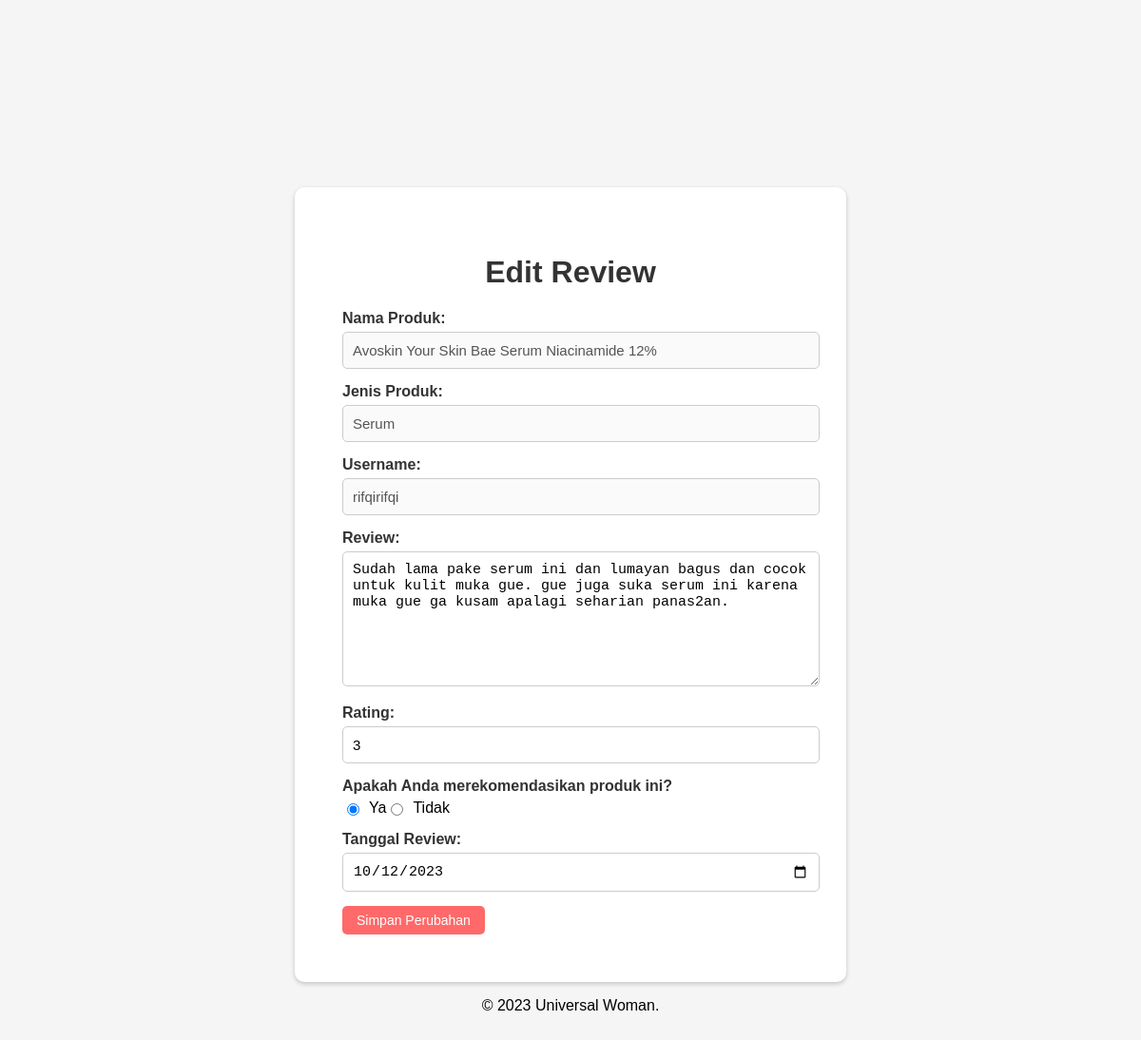
The app's page /edit_review.php?review_id=2 with its own data.
### tables this page shows
CREATE TABLE `review` (
  `review_id` int(11) NOT NULL,
  `review_deskripsi` text DEFAULT NULL,
  `review_rating` float DEFAULT NULL,
  `review_rekomendasi` enum('Ya','Tidak','','') NOT NULL,
  `review_tanggal` date NOT NULL,
  `produk_id` int(11) DEFAULT NULL,
  `user_nama` varchar(50) NOT NULL
);

CREATE TABLE `produk` (
  `produk_id` int(11) NOT NULL,
  `produk_nama` varchar(255) DEFAULT NULL,
  `produk_jenis` enum('Face Wash','Toner','Serum','Moisturizer','Sunscreen') DEFAULT NULL,
  `produk_deskripsi` text DEFAULT NULL,
  `produk_harga` int(10) DEFAULT NULL,
  `produk_foto` varchar(255) DEFAULT NULL,
  `user_nama` varchar(50) NOT NULL
);

CREATE TABLE `user` (
  `user_nama` varchar(50) NOT NULL,
  `user_pass` varchar(255) DEFAULT NULL,
  `user_namalengkap` varchar(100) DEFAULT NULL,
  `user_email` varchar(100) DEFAULT NULL
);

### edit_review.php (the view, shortened to what this page needs)
<?php
include 'config.php';
$review_id = $_GET['review_id'];
$query = $config->prepare("SELECT produk.produk_nama, produk.produk_jenis, user.user_nama, review.review_deskripsi, review.review_rating,
review.review_rekomendasi, review.review_tanggal FROM review INNER JOIN produk ON review.produk_id = produk.produk_id INNER JOIN user
ON review.user_nama = user.user_nama WHERE review.review_id = ?");
$query->bind_param("i", $review_id);
$query->execute();
$result = $query->get_result();
if ($result && $result->num_rows > 0) {
    $row = $result->fetch_assoc();
    $produk_nama = $row['produk_nama'];
    $produk_jenis = $row['produk_jenis'];
    $user_nama = $row['user_nama'];
    $review_deskripsi = $row['review_deskripsi'];
    $review_rating = $row['review_rating'];
    $review_rekomendasi = $row['review_rekomendasi'];
    $tanggal_review = $row['review_tanggal'];
} else {
    header('Location: halaman_review.php?message=' . urlencode("Review tidak ditemukan."));
    exit;
}
?>
<!DOCTYPE html>
<html>
<head>
</head>
<body>
    <div class="form-container">
        <h1>Edit Review</h1>
        <form method="POST" action="edit_review_action.php">
            <div class="form-group">
                <label for="produk_nama">Nama Produk:</label>
                <input type="text" name="produk_nama" value="<?php echo $produk_nama; ?>" disabled>
            </div>
            <div class="form-group">
                <label for="produk_jenis">Jenis Produk:</label>
                <input type="text" name="produk_jenis" value="<?php echo $produk_jenis; ?>" disabled>
            </div>
            <div class="form-group">
                <label for="user_nama">Username:</label>
                <input type="text" name="user_nama" value="<?php echo $user_nama; ?>" disabled>
            </div>
            <div class="form-group">
                <label for="review">Review:</label>
                <textarea name="review" rows="4" required><?php echo $review_deskripsi; ?></textarea>
            </div>
            <div class="form-group">
                <label for="rating">Rating:</label>
                <input type="number" name="rating" min="1" max="5" required value="<?php echo $review_rating; ?>">
            </div>
            <div class="form-group">
                <label for="rekomendasi">Apakah Anda merekomendasikan produk ini?</label>
                <div class="radio-group">
                    <input type="radio" name="rekomendasi" value="Ya" required <?php echo ($review_rekomendasi == 'Ya') ? 'checked' : ''; ?>> Ya
                    <input type="radio" name="rekomendasi" value="Tidak" required <?php echo ($review_rekomendasi == 'Tidak') ? 'checked' : ''; ?>> Tidak
                </div>
            </div>
            <div class="form-group">
                <label for="tanggal_review">Tanggal Review:</label>
                <input type="date" name="tanggal_review" value="<?php echo $tanggal_review; ?>" required>
            </div>
            <input type="submit" value="Simpan Perubahan">
        </form>
    </div>
    <p>&copy; 2023 Universal Woman.</p>
</body>
</html>

### edit_review.php (style rules this page uses)
body { font-family: Arial, sans-serif; background-color: #f5f5f5; margin: 0; padding: 0; display: flex; flex-direction: column; justify-content: center; align-items: center; height: 160vh; }
.form-container { width: 40%; margin: 0 auto; background-color: #fff; padding: 50px; border-radius: 10px; box-shadow: 0 2px 5px rgba(0, 0, 0, 0.2); }
h1 { text-align: center; color: #333; }
.form-group { margin-bottom: 15px; }
label { display: block; font-weight: bold; margin-bottom: 5px; color: #333; }
input[type="text"], input[type="number"], textarea, input[type="date"] { width: 100%; padding: 10px; border: 1px solid #ccc; border-radius: 5px; font-size: 15px; }
textarea { height: 120px; }
.radio-group { display: flex; align-items: center; }
.radio-group input[type="radio"] { margin-right: 10px; }
input[type="submit"] { background-color: #FF6969; color: #FFFFFF; padding: 7px 15px; border: none; border-radius: 5px; cursor: pointer; font-size: 14px; }

### records on screen
review: produk_nama "Avoskin Your Skin Bae Serum Niacinamide 12%", produk_jenis "Serum", user_nama "rifqirifqi", review "Sudah lama pake serum ini dan lumayan bagus dan cocok untuk kulit muka gue. gue juga suka serum ini karena muka gue ga kusam apalagi seharian panas2an.", rating "3", review_rekomendasi "☑", tanggal_review "10/12/2023"
